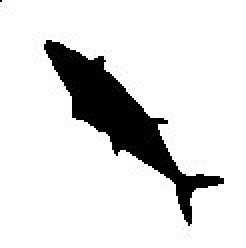
#> input picture Images/Fish01.jpg, 123 x 124 px (shown 2 times larger); its folder holds 7 pictures in this run
$ jupyter execute Hu_Moments.ipynb
#> lines starting #> are read from the running program, lines starting #| are printed output that depends on the picture; after the words box and inside, x2 and y2 are one past the last pixel; in counts of white or black regions, pixels touching at a corner belong together
### **Image Moments, Orientation, and Hu Moments**

[](https://colab.research.google.com/github/jrafa1607/Computer_Vision_In_Python/blob/main/Algorithms/Hu_Moments.ipynb)

> **Image moments** summarize a shape with a few numbers: area, centroid, and orientation. The seven **Hu moments** combine them into values that do not change when the shape is moved, resized, or rotated, which makes them useful for shape matching. The seventh one changes sign when the shape is **mirrored**.

[cell 1]
# Import libraries and helpers (images load from ../Images locally, or from GitHub in Colab)
import os
import urllib.request

import cv2
import numpy as np
from matplotlib import pyplot as plt

BASE_URL = "https://raw.githubusercontent.com/jrafa1607/Computer_Vision_In_Python/main/Images/"

def load_image(name, flags=cv2.IMREAD_COLOR):
    """Returns the image in OpenCV format (BGR for color images)."""
#> called with name = 'Fish01.jpg', flags = 0
    local = os.path.join("..", "Images", name)
    if os.path.exists(local):
        data = np.fromfile(local, np.uint8)
    else:
        with urllib.request.urlopen(BASE_URL + name) as response:
            data = np.frombuffer(response.read(), np.uint8)
    return cv2.imdecode(data, flags)
#> returned value is the input picture: shape (124, 123); min 0, max 255, mean 222.1

def show(images, titles, size=(14, 4)):
    """Shows images side by side; color images are converted from BGR to RGB for Matplotlib."""
    fig, axes = plt.subplots(1, len(images), figsize=size)
    for ax, image, title in zip(np.atleast_1d(axes), images, titles):
        if image.ndim == 3:
            ax.imshow(cv2.cvtColor(image, cv2.COLOR_BGR2RGB))
        else:
            ax.imshow(image, cmap="gray", vmin=0, vmax=255)
        ax.set_title(title)
        ax.axis("off")
    plt.tight_layout()
    plt.show()

[cell 2]
# Load the three fish silhouettes as binary masks (fish = white)
def fish_mask(name):
    gray = load_image(name, cv2.IMREAD_GRAYSCALE)
    _, mask = cv2.threshold(gray, 0, 255, cv2.THRESH_BINARY_INV + cv2.THRESH_OTSU)
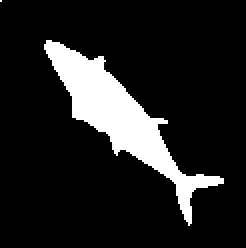
#> mask: shape (124, 123) (shown 2 times larger); 12.9% white; 2 white regions (1 under 20 px), largest, box (x1, y1, x2, y2) and area: (22, 20, 112, 113) 1964
    return mask

masks = {name: fish_mask(name) for name in ["Fish01.jpg", "Fish02.jpg", "Fish03.jpg"]}
#> call 2 of fish_mask, with name = 'Fish02.jpg'
#> call 2 of load_image, with name = 'Fish02.jpg', flags = 0
#> in load_image (call 2), `data = np.fromfile(local, np.uint8)`: data = 2688 values, max 255 at index 0, min 0 at index 4, mean 113.7
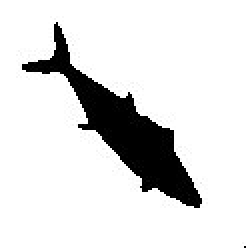
#> input picture Images/Fish02.jpg, 123 x 124 px (shown 2 times larger)
#> in load_image, returned value is the input picture: shape (124, 123); min 0, max 255, mean 222.1
#> in fish_mask (call 2), `_, mask = cv2.threshold(gray, 0, 255, cv2.THRESH_BINARY_INV + cv2.THRE..`:
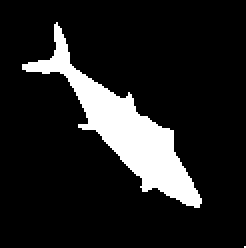
#> mask: shape (124, 123) (shown 2 times larger); 12.9% white; 2 white regions (1 under 20 px), largest, box (x1, y1, x2, y2) and area: (11, 11, 101, 104) 1964
#> call 3 of fish_mask, with name = 'Fish03.jpg'
#> call 3 of load_image, with name = 'Fish03.jpg', flags = 0
#> in load_image (call 3), `data = np.fromfile(local, np.uint8)`: data = 2533 values, max 255 at index 0, min 0 at index 4, mean 110.8
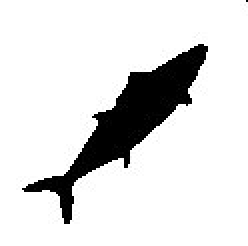
#> input picture Images/Fish03.jpg, 124 x 123 px (shown 2 times larger)
#> in load_image, returned value is the input picture: shape (123, 124); min 0, max 255, mean 222.1
#> in fish_mask (call 3), `_, mask = cv2.threshold(gray, 0, 255, cv2.THRESH_BINARY_INV + cv2.THRE..`:
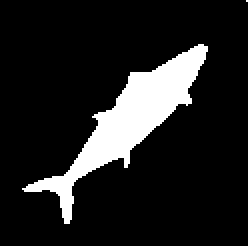
#> mask: shape (123, 124) (shown 2 times larger); 12.9% white; 2 white regions (1 under 20 px), largest, box (x1, y1, x2, y2) and area: (11, 22, 104, 112) 1964
#> masks = 3 items
show(list(masks.values()), list(masks), size=(12, 4))
#> the loop in show, `for ax, image, title in zip(np.atleast_1d(axes), images, titles):` made 3 passes
#> title on passes 1 to 3: 'Fish01.jpg', 'Fish02.jpg', 'Fish03.jpg'

#### **01. Centroid and Orientation**

From the raw moments `m` and central moments `mu`:

* **Centroid:** `cx = m10 / m00`, `cy = m01 / m00`.
* **Orientation** of the main axis: `θ = ½ · atan2(2·mu11, mu20 − mu02)`.

Image rows grow downward, so the angle is converted to the usual counterclockwise convention (0° to 180°).

[cell 3]
# Centroid and orientation of each fish, drawn on the image
def orientation(mask):
    M = cv2.moments(mask, binaryImage=True)
    cx, cy = M["m10"] / M["m00"], M["m01"] / M["m00"]
    theta = 0.5 * np.arctan2(2 * M["mu11"], M["mu20"] - M["mu02"])   # clockwise, image axes
    angle = (-np.degrees(theta)) % 180                               # counterclockwise, 0-180
    return M, (cx, cy), theta, angle

drawings = []
for name, mask in masks.items():
    M, (cx, cy), theta, angle = orientation(mask)
    print(f"{name}: area={M['m00']:.0f} px, centroid=({cx:.0f}, {cy:.0f}), orientation={angle:.1f}°")
    canvas = cv2.cvtColor(mask, cv2.COLOR_GRAY2BGR)
    dx, dy = 60 * np.cos(theta), 60 * np.sin(theta)
    cv2.line(canvas, (int(cx - dx), int(cy - dy)), (int(cx + dx), int(cy + dy)), (0, 0, 255), 2)
    cv2.circle(canvas, (int(cx), int(cy)), 4, (0, 200, 0), -1)
    drawings.append(canvas)
#> this loop made 3 passes
#> (name, cx, cy, theta, angle, dx, dy) on passes 1 to 3: ('Fish01.jpg', 60.13, 58.87, 0.795, 134.4, 42, 42.85), ('Fish02.jpg', 61.87, 64.13, 0.795, 134.4, 42, 42.85), ('Fish03.jpg', 64.13, 60.13, -0.775, 44.43, 42.85, -42)
#| Fish01.jpg: area=1965 px, centroid=(60, 59), orientation=134.4°
#| Fish02.jpg: area=1965 px, centroid=(62, 64), orientation=134.4°
#| Fish03.jpg: area=1965 px, centroid=(64, 60), orientation=44.4°
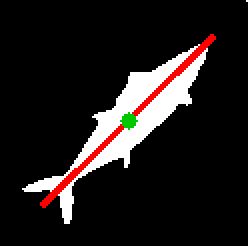
#> canvas: shape (123, 124, 3) (shown 2 times larger); mean B, G, R 27, 27.6, 33
#> after the loop, drawings = 3 items
show(drawings, [f"{n}: main axis" for n in masks], size=(12, 4))
#> call 2 of show, with size = (12, 4)
#> the loop in show (call 2), `for ax, image, title in zip(np.atleast_1d(axes), images, titles):` made 3 passes
#> in show (call 2), `plt.show()`:
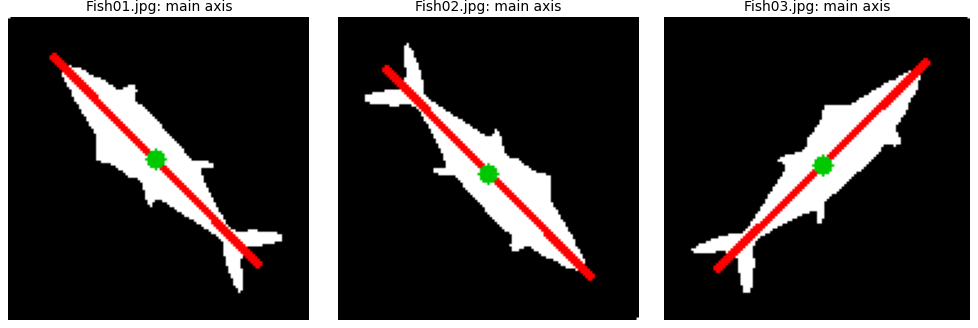
#> figure drawn by matplotlib, 3 panels

#### **02. Hu Moments: Invariance**

Hu moments span many orders of magnitude, so they are compared on a log scale: `−sign(h) · log10(|h|)`. Below, the three fish are compared with **scaled** and **mirrored** versions of Fish01, using the sum of absolute differences of the log-scaled moments as a distance (0 = same shape).

[cell 4]
# Log-scaled Hu moments for the fish, a scaled copy, and a mirrored copy
np.set_printoptions(suppress=True)
def log_hu(mask):
    hu = cv2.HuMoments(cv2.moments(mask, binaryImage=True)).ravel()
    return -np.sign(hu) * np.log10(np.abs(hu))

reference = masks["Fish01.jpg"]
variants = dict(masks)
#> variants = 3 items
variants["Fish01 scaled x2"] = cv2.resize(reference, None, fx=2, fy=2, interpolation=cv2.INTER_NEAREST)
variants["Fish01 mirrored"] = cv2.flip(reference, 1)

ref = log_hu(reference)
#> in log_hu, `hu = cv2.HuMoments(cv2.moments(mask, binaryImage=True)).ravel()`: hu = [0.431, 0.15, 0.00643, 0.00688, 4.58e-05, 0.00266, -2.42e-07]
#> ref = [0.366, 0.825, 2.19, 2.16, 4.34, 2.58, -6.62]
print(f"{'shape':<18}" + "".join(f"{'h' + str(i):>7}" for i in range(1, 8)) + f"{'dist h1-h6':>12}{'dist h1-h7':>12}")
for name, mask in variants.items():
    values = log_hu(mask)
    diff = np.abs(values - ref)
    print(f"{name:<18}" + "".join(f"{v:7.2f}" for v in values) + f"{diff[:6].sum():12.3f}{diff.sum():12.3f}")
#> this loop made 5 passes
#> (name, values, diff) on passes 1 to 3: ('Fish01.jpg', [0.366, 0.825, 2.19, 2.16, 4.34, 2.58, -6.62], [0, 0, 0, 0, 0, 0, 0]), ('Fish02.jpg', [0.366, 0.825, 2.19, 2.16, 4.34, 2.58, -6.62], [2.78e-16, 0, 2e-14, 4.44e-16, 8.88e-15, 4.44e-16, 8.38e-13]), ('Fish03.jpg', [0.366, 0.825, 2.19, 2.16, 4.34, 2.58, -6.62], [2.78e-16, 0, 8.88e-15, 4e-15, 1.78e-15, 4e-15, 6.66e-14])
#> (name, values) on pass 4: ('Fish01 scaled x2', [0.366, 0.825, 2.19, 2.16, 4.34, 2.58, -6.62])
#| Fish01.jpg           0.37   0.82   2.19   2.16   4.34   2.58  -6.62       0.000       0.000
#| Fish02.jpg           0.37   0.82   2.19   2.16   4.34   2.58  -6.62       0.000       0.000
#| Fish03.jpg           0.37   0.82   2.19   2.16   4.34   2.58  -6.62       0.000       0.000
#| Fish01 scaled x2     0.37   0.82   2.19   2.16   4.34   2.58  -6.62       0.000       0.000
#| Fish01 mirrored      0.37   0.82   2.19   2.16   4.34   2.58   6.62       0.000      13.232
